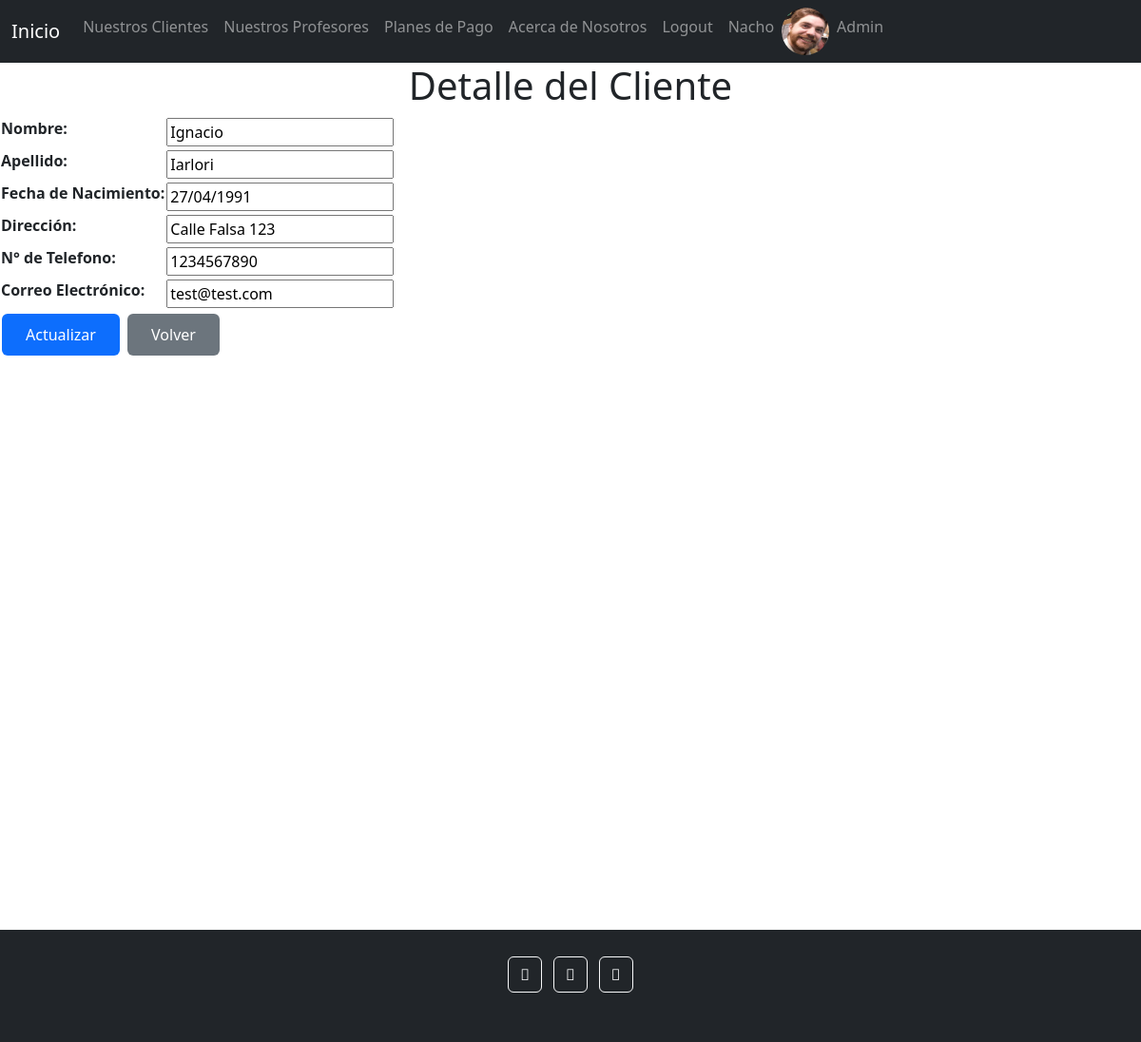
Page /clients/update-client/3/ (signed in) on the committed database.
### users/models.py (models this page shows)
class UserProfile(models.Model):
    user = models.OneToOneField(User, on_delete=models.CASCADE, related_name='profile')
    phone = models.CharField(max_length=25, null=True, blank=True)
    birth_date = models.DateField(null=True, blank=True)
    profile_picture = models.ImageField(upload_to='profile_images', null=True, blank=True)

### clients/models.py (models this page shows, shortened)
class Clients(models.Model):
    first_name = models.CharField(max_length=50)
    last_name = models.CharField(max_length=50)
    birth_date = models.DateField(null=True, blank=True)
    address = models.CharField(max_length=300)
    phone_number = models.CharField(max_length=20)
    email = models.EmailField()

### clients/views.py (the view, shortened to what this page needs)
# urls.py: path('update-client/<int:pk>/', update_client, name='update_client'),
@login_required
def update_client(request, pk):
    client = Clients.objects.get(id=pk)
    if request.method == 'GET':
        form = ClientForm(initial = {
            'first_name':client.first_name,
            'last_name':client.last_name,
            'birth_date':client.birth_date,
            'address':client.address,
            'phone_number':client.phone_number,
            'email':client.email,
        })
        context ={
            'form':form
        }
        return render(request, 'clients/update_client.html', context=context)

### clients/forms.py
class ClientForm(forms.Form):
    first_name = forms.CharField(max_length=50, required=True, label='Nombre')
    last_name = forms.CharField(max_length=50, required=True, label='Apellido')
    birth_date = forms.DateField(required=True, label='Fecha de Nacimiento')
    address = forms.CharField(max_length=300, required=False, label='Dirección')
    phone_number = forms.CharField(max_length=20, required=False, label='N° de Telefono')
    email = forms.EmailField(required=False, label='Correo Electrónico')

### templates/clients/update_client.html (shortened to what this page needs)
{% extends 'base.html' %}
{% block content %}
    <center><h1>Detalle del Cliente</h1></center>
    {% if form %}
        <form action="" method="POST">
            <table>
                {{form.as_table}}
            </table>
            <input id="button" class="btn btn-primary" type="submit" value="Actualizar">
            <a href="/clients/list-clients/" id="button" class="btn btn-secondary">Volver</a>
        </form>
    {% endif %}
{% endblock %}

### templates/base.html (shortened to what this page needs)
<!DOCTYPE html>
<html lang="en">
<head>
    <link rel="stylesheet" href="https://cdn.jsdelivr.net/npm/bootstrap@4.6.2/dist/css/bootstrap.min.css">
    <link rel="stylesheet" href="https://cdnjs.cloudflare.com/ajax/libs/font-awesome/4.7.0/css/font-awesome.min.css">
    <link href="https://cdn.jsdelivr.net/npm/bootstrap@5.3.0-alpha1/dist/css/bootstrap.min.css" rel="stylesheet"><link href="https://cdn.jsdelivr.net/npm/bootstrap@5.3.0-alpha1/dist/css/bootstrap.min.css" rel="stylesheet">
</head>
<body>
    <header>
        <nav class="navbar navbar-expand-lg navbar-dark bg-dark">
            <div class="container-fluid">
                <a class="navbar-brand" href="/">Inicio</a>
                <div class="collapse navbar-collapse" id="navbarSupportedContent">
                    <ul class="navbar-nav mr-auto">
                        {% if request.user.is_authenticated %}
                            <li class="nav-item">
                                <a class="nav-link" href="/clients/list-clients/">Nuestros Clientes</a>
                            </li>
                            <li class="nav-item">
                                <a class="nav-link" href="/trainers/list-trainers/">Nuestros Profesores</a>
                            </li>
                        {% endif %}
                        <li class="nav-item">
                            <a class="nav-link" href="/plans/list-plans/">Planes de Pago</a>
                        </li>
                        <li class="nav-item">
                            <a class="nav-link" href="/about-us/">Acerca de Nosotros</a>
                        </li>
                        {% if request.user.is_authenticated %}
                            <li class="nav-item">
                                <a class="nav-link" href="/users/logout/">Logout</a>
                            </li>
                            <li class="nav-item">
                                <a class="nav-link" href="/users/info-user/">{{request.user.username}}</a>
                            </li>
                            {% if request.user.profile.profile_picture.url != '' %}
                                <img src="{{request.user.profile.profile_picture.url}}" id="profile_img"
                                    alt="profile_picture"
                                    width="50px"
                                    height="50px">
                            {% endif %}
                            <li class="nav-item">
                                <a class="nav-link" href="/admin">Admin</a>
                            </li>
                        {% endif %}
                    </ul>
                </div>
            </div>
        </nav>
    </header>
    {% block content %}
    {% endblock %}
    <footer class="bg-dark text-center text-white" style="margin-top:600px;">
        <div class="container p-4">
        <section class="mb-4">
            <a class="btn btn-outline-light btn-floating m-1" href="#!" role="button"
            ><i class="fab fa-facebook-f"></i
            ></a>
            <a class="btn btn-outline-light btn-floating m-1" href="#!" role="button"
            ><i class="fab fa-twitter"></i
            ></a>
            <a class="btn btn-outline-light btn-floating m-1" href="#!" role="button"
            ><i class="fab fa-google"></i
            ></a>
</body>
</html>

### templates/base.html (style rules this page uses)
#button { border: none; color: white; padding: 10px 25px; text-align: center; text-decoration: none; display: inline-block; font-size: 16px; margin: 4px 2px; cursor: pointer; }
body { background-image: url('https://img.freepik.com/free-photo/blurred-cardio-machines_1203-98.jpg?w=2000'); }
#profile_img { border-radius: 50%; }

### rows in the picture
Clients: first_name "Ignacio", last_name "Iarlori", birth_date "27/04/1991", address "Calle Falsa 123", phone_number "1234567890", email "test@test.com"

### other values in the picture
{{ request.user.username }} "Nacho"
